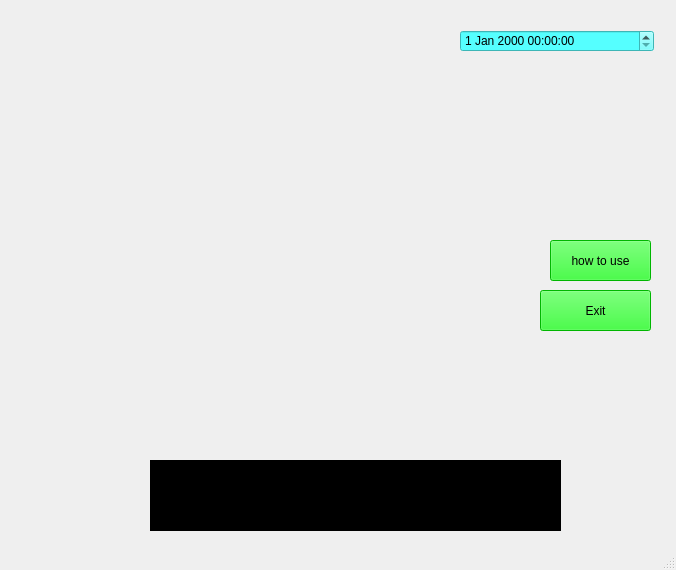
<?xml version="1.0" encoding="UTF-8"?>
<ui version="4.0">
 <class>MainWindow</class>
 <widget class="QMainWindow" name="MainWindow">
  <property name="geometry">
   <rect>
    <x>0</x>
    <y>0</y>
    <width>676</width>
    <height>570</height>
   </rect>
  </property>
  <property name="windowTitle">
   <string>MainWindow</string>
  </property>
  <widget class="QWidget" name="centralwidget">
   <widget class="QLabel" name="label">
    <property name="geometry">
     <rect>
      <x>-4</x>
      <y>-8</y>
      <width>691</width>
      <height>591</height>
     </rect>
    </property>
    <property name="text">
     <string/>
    </property>
    <property name="pixmap">
     <pixmap>background image.jfif</pixmap>
    </property>
    <property name="scaledContents">
     <bool>true</bool>
    </property>
    <property name="wordWrap">
     <bool>true</bool>
    </property>
    <property name="indent">
     <number>0</number>
    </property>
    <property name="openExternalLinks">
     <bool>true</bool>
    </property>
   </widget>
   <widget class="QPushButton" name="pushButton">
    <property name="geometry">
     <rect>
      <x>540</x>
      <y>290</y>
      <width>111</width>
      <height>41</height>
     </rect>
    </property>
    <property name="autoFillBackground">
     <bool>false</bool>
    </property>
    <property name="styleSheet">
     <string notr="true">font: 14pt &quot;MS Shell Dlg 2&quot;;
background-color: rgb(0, 255, 0);</string>
    </property>
    <property name="text">
     <string>Exit</string>
    </property>
   </widget>
   <widget class="QPushButton" name="pushButton_2">
    <property name="geometry">
     <rect>
      <x>550</x>
      <y>240</y>
      <width>101</width>
      <height>41</height>
     </rect>
    </property>
    <property name="styleSheet">
     <string notr="true">font: 14pt &quot;MS Shell Dlg 2&quot;;
background-color: rgb(0, 255, 0);</string>
    </property>
    <property name="text">
     <string>how to use</string>
    </property>
   </widget>
   <widget class="QDateTimeEdit" name="dateTimeEdit">
    <property name="geometry">
     <rect>
      <x>460</x>
      <y>30</y>
      <width>194</width>
      <height>22</height>
     </rect>
    </property>
    <property name="styleSheet">
     <string notr="true">background-color: rgb(85, 255, 255);</string>
    </property>
   </widget>
   <widget class="QPlainTextEdit" name="plainTextEdit">
    <property name="geometry">
     <rect>
      <x>150</x>
      <y>460</y>
      <width>411</width>
      <height>71</height>
     </rect>
    </property>
    <property name="styleSheet">
     <string notr="true">background-color: rgb(0, 0, 0);</string>
    </property>
   </widget>
  </widget>
  <widget class="QStatusBar" name="statusbar"/>
 </widget>
 <resources/>
 <connections/>
</ui>
